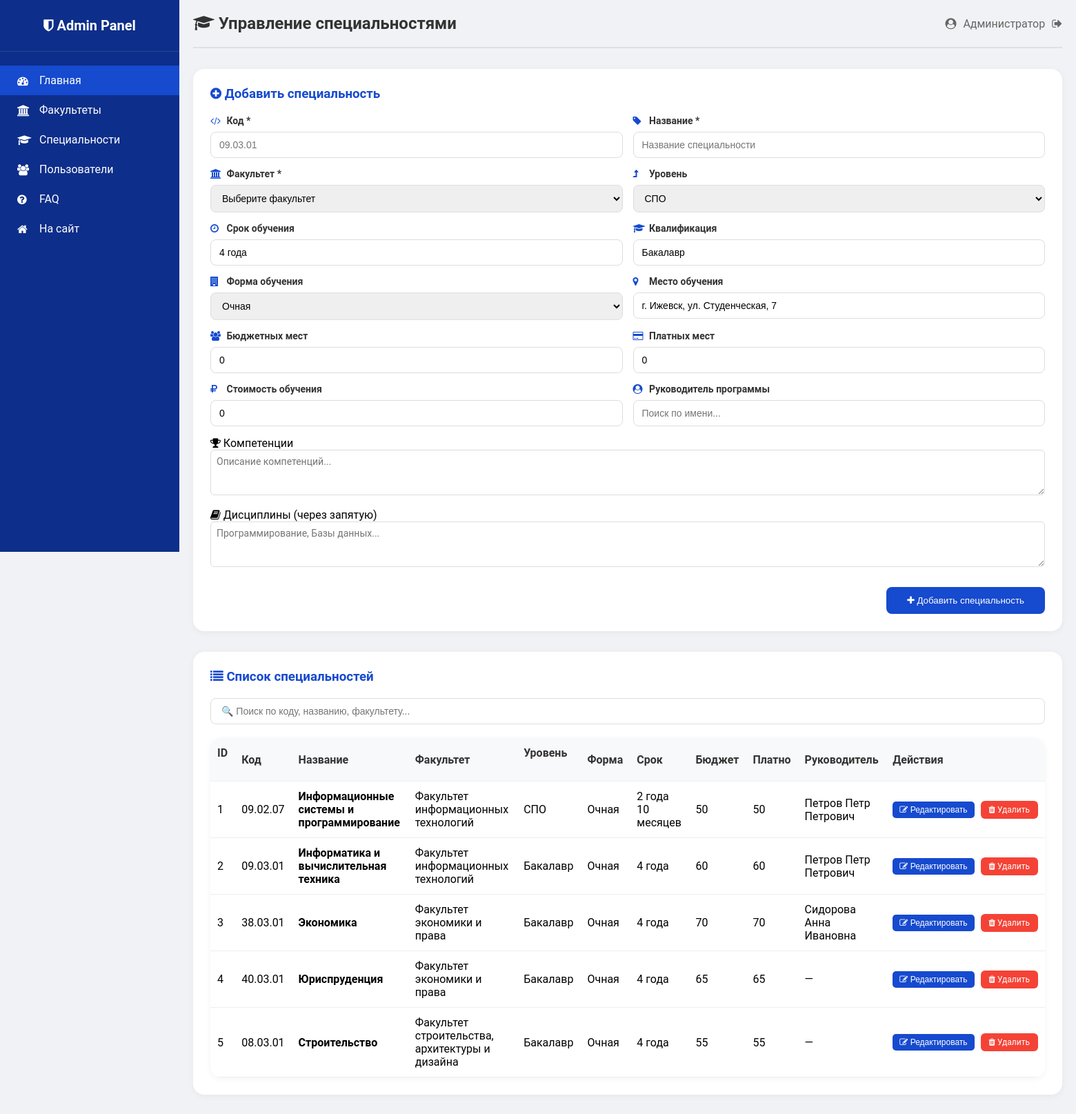
The app's page /admin/specialties (signed in) with its own data.
### app.py (models this page shows, shortened)
class User(db.Model):
    __tablename__ = 'users'
    id = db.Column(db.Integer, primary_key=True)
    email = db.Column(db.String(100), unique=True, nullable=False)
    password_hash = db.Column(db.String(200), nullable=False)
    fullname = db.Column(db.String(200))
    avatar = db.Column(db.String(500), default='/static/uploads/avatars/default.png')
    phone = db.Column(db.String(20))
    position = db.Column(db.String(200))
    bio = db.Column(db.Text)
    role = db.Column(db.String(50), default=UserRole.AUTHENTICATED)
    created_at = db.Column(db.DateTime, default=datetime.utcnow)
    updated_at = db.Column(db.DateTime, onupdate=datetime.utcnow)
    last_login = db.Column(db.DateTime)
    is_active = db.Column(db.Boolean, default=True)

class Specialty(db.Model):
    __tablename__ = 'specialties'
    id = db.Column(db.Integer, primary_key=True)
    code = db.Column(db.String(20), unique=True, nullable=False)
    name = db.Column(db.String(255), nullable=False)
    faculty_id = db.Column(db.Integer, db.ForeignKey('faculties.id'), nullable=False)
    level = db.Column(db.String(50))
    duration = db.Column(db.String(50))
    qualification = db.Column(db.String(100))
    form_of_education = db.Column(db.String(100), default='Очная')
    budget_places = db.Column(db.Integer, default=0)
    paid_places = db.Column(db.Integer, default=0)
    tuition_fee = db.Column(db.Float, default=0)
    location = db.Column(db.String(255), default='г. Ижевск, ул. Студенческая, 7')
    competencies = db.Column(db.Text)
    disciplines = db.Column(db.Text)
    head_id = db.Column(db.Integer, db.ForeignKey('users.id'))
    is_active = db.Column(db.Boolean, default=True)
    created_at = db.Column(db.DateTime, default=datetime.utcnow)
    faculty = db.relationship('Faculty', backref='specialties')
    head = db.relationship('User', backref='headed_specialties')

class Faculty(db.Model):
    __tablename__ = 'faculties'
    id = db.Column(db.Integer, primary_key=True)
    name = db.Column(db.String(200), nullable=False)
    description = db.Column(db.Text)
    image_icon = db.Column(db.String(100), default='fa-university')
    created_at = db.Column(db.DateTime, default=datetime.utcnow)

### app.py (the view)
@app.route('/admin/specialties')
@admin_required
def admin_specialties():
    return render_template('admin/specialties.html', specialties=Specialty.query.all(), faculties=Faculty.query.all(),
                           users=User.query.filter(User.role.in_(
                               [UserRole.EMPLOYEE, UserRole.TEACHER, UserRole.ADMIN, UserRole.RECTOR])).all())

### app.py (called while the page is built)
def admin_required(f):
    @wraps(f)
    def decorated_function(*args, **kwargs):
        if 'user_id' not in session:
            flash('Пожалуйста, войдите в систему', 'error')
            return redirect(url_for('login'))
        user = db.session.get(User, session['user_id'])
        if user.role != UserRole.ADMIN:
            flash('Доступ запрещён. Требуются права администратора.', 'error')
            return redirect(url_for('index'))
        return f(*args, **kwargs)
    return decorated_function

### templates/admin/specialties.html (shortened to what this page needs)
<!DOCTYPE html>
<html lang="ru">
<head>
    <link rel="stylesheet" href="https://cdnjs.cloudflare.com/ajax/libs/font-awesome/4.7.0/css/font-awesome.min.css">
    <link rel="stylesheet" href="/static/css/admin.css">
</head>
<body class="admin-page">
    <div class="admin-wrapper">
        <aside class="admin-sidebar">
            <div class="admin-logo"><i class="fa fa-shield"></i> Admin Panel</div>
            <nav class="admin-nav">
                <a href="/admin" class="active"><i class="fa fa-dashboard"></i> Главная</a>
                <a href="/admin/faculties"><i class="fa fa-university"></i> Факультеты</a>
                <a href="/admin/specialties"><i class="fa fa-graduation-cap"></i> Специальности</a>
                <a href="/admin/users"><i class="fa fa-users"></i> Пользователи</a>
                <a href="/admin/faq"><i class="fa fa-question-circle"></i> FAQ</a>
                <a href="/"><i class="fa fa-home"></i> На сайт</a>
            </nav>
        </aside>
        <main class="admin-main">
            <div class="admin-header">
                <h1><i class="fa fa-graduation-cap"></i> Управление специальностями</h1>
                <div class="admin-user">
                    <i class="fa fa-user-circle"></i>
                    <span>{{ session.user_name }}</span>
                    <a href="/logout" class="logout-btn"><i class="fa fa-sign-out"></i></a>
                </div>
            </div>
            <div class="admin-card">
                <h3><i class="fa fa-plus-circle"></i> Добавить специальность</h3>
                <form method="POST" action="/admin/specialties/add" id="addSpecialtyForm">
                    <div class="specialty-form-grid">
                        <div class="form-row">
                            <label><i class="fa fa-code"></i> Код *</label>
                            <input type="text" name="code" placeholder="09.03.01" required>
                        </div>
                        <div class="form-row">
                            <label><i class="fa fa-tag"></i> Название *</label>
                            <input type="text" name="name" placeholder="Название специальности" required>
                        </div>
                        <div class="form-row">
                            <label><i class="fa fa-university"></i> Факультет *</label>
                            <select name="faculty_id" required>
                                <option value="">Выберите факультет</option>
                            </select>
                        </div>
                        <div class="form-row">
                            <label><i class="fa fa-level-up"></i> Уровень</label>
                            <select name="level">
                                <option value="spo">СПО</option>
                            </select>
                        </div>
                        <div class="form-row">
                            <label><i class="fa fa-clock-o"></i> Срок обучения</label>
                            <input type="text" name="duration" value="4 года">
                        </div>
                        <div class="form-row">
                            <label><i class="fa fa-graduation-cap"></i> Квалификация</label>
                            <input type="text" name="qualification" value="Бакалавр">
                        </div>
                        <div class="form-row">
                            <label><i class="fa fa-building"></i> Форма обучения</label>
                            <select name="form_of_education">
                                <option value="Очная">Очная</option>
                            </select>
                        </div>
                        <div class="form-row">
                            <label><i class="fa fa-map-marker"></i> Место обучения</label>
                            <input type="text" name="location" value="г. Ижевск, ул. Студенческая, 7">
                        </div>
                        <div class="form-row">
                            <label><i class="fa fa-users"></i> Бюджетных мест</label>
                            <input type="number" name="budget_places" value="0">
                        </div>
                        <div class="form-row">
                            <label><i class="fa fa-credit-card"></i> Платных мест</label>
                            <input type="number" name="paid_places" value="0">
                        </div>
                        <div class="form-row">
                            <label><i class="fa fa-rub"></i> Стоимость обучения</label>
                            <input type="number" name="tuition_fee" value="0">
                        </div>
                        <div class="form-row">
                            <label><i class="fa fa-user-circle"></i> Руководитель программы</label>
                            <div class="search-container">
                                <input type="text" id="headSearch" class="search-input" placeholder="Поиск по имени..." autocomplete="off">
                            </div>
                        </div>
                        <div class="specialty-form-full">
                            <label><i class="fa fa-trophy"></i> Компетенции</label>
                            <textarea name="competencies" rows="3" class="form-textarea" placeholder="Описание компетенций..."></textarea>
                        </div>
                        <div class="specialty-form-full">
                            <label><i class="fa fa-book"></i> Дисциплины (через запятую)</label>
                            <textarea name="disciplines" rows="3" class="form-textarea" placeholder="Программирование, Базы данных..."></textarea>
                        </div>
                    </div>
                    <div style="margin-top: 25px; text-align: right;">
                        <button type="submit" style="padding: 12px 30px; background: #164ACF; color: #fff; border: none; border-radius: 8px; cursor: pointer;">
                            <i class="fa fa-plus"></i> Добавить специальность
                        </button>
                    </div>
                </form>
            </div>
            <div class="admin-card">
                <h3><i class="fa fa-list"></i> Список специальностей</h3>
                <div class="search-filter">
                    <input type="text" id="searchInput" class="search-input-filter" placeholder="🔍 Поиск по коду, названию, факультету...">
                </div>
                <div class="admin-table">
                    <table class="specialty-table" id="specialtiesTable">
                        <thead>
                            <tr>
                                <th class="sortable" data-sort="id">ID </th>
                                <th class="sortable" data-sort="code">Код </th>
                                <th class="sortable" data-sort="name">Название </th>
                                <th class="sortable" data-sort="faculty">Факультет </th>
                                <th class="sortable" data-sort="level">Уровень </th>
                                <th>Форма</th>
                                <th>Срок</th>
                                <th>Бюджет</th>
                                <th>Платно</th>
                                <th>Руководитель</th>
                                <th>Действия</th>
                            </tr>
                        </thead>
                        <tbody>
                            {% for s in specialties %}
                            <tr data-specialty-id="{{ s.id }}">
                                <td class="spec-id">{{ s.id }}</td>
                                <td class="spec-code">{{ s.code }}</td>
                                <td class="spec-name"><strong>{{ s.name }}</strong></td>
                                <td class="spec-faculty">{{ s.faculty.name if s.faculty else '-' }}</td>
                                <td class="spec-level">{% if s.level == 'spo' %}СПО{% elif s.level == 'bachelor' %}Бакалавр{% elif s.level == 'master' %}Магистр{% else %}Аспирант{% endif %}</td>
                                <td class="spec-form">{{ s.form_of_education }}</td>
                                <td class="spec-duration">{{ s.duration }}</td>
                                <td class="spec-budget">{{ s.budget_places }}</td>
                                <td class="spec-paid">{{ s.paid_places }}</td>
                                <td class="spec-head">{% if s.head %}{{ s.head.fullname }}{% else %}—{% endif %}</td>
                                <td class="actions-cell">
                                    <button class="btn-edit-specialty" onclick="openEditModal({{ s.id }})"><i class="fa fa-edit"></i> Редактировать</button>
                                    <a href="/admin/specialties/delete/{{ s.id }}"
                                       class="btn-danger"
                                       style="display: inline-block; margin-left: 5px;"
                                       onclick="return confirm('Удалить специальность?')">
                                        <i class="fa fa-trash"></i> Удалить
                                    </a>
                                </td>
                            </tr>
                            {% endfor %}
                        </tbody>
                    </table>
                </div>
            </div>
        </main>
    </div>
</body>
</html>

### static/css/admin.css (style rules this page uses)
* { margin:0;padding:0;box-sizing:border-box }
body { font-family:'Roboto',Arial,sans-serif;background:#f0f2f5 }
.admin-wrapper { display:flex;min-height:100vh }
.admin-sidebar { width:260px;background:#0d2e8a;color:#fff;display:flex;flex-direction:column;position:fixed;height:100vh }
.admin-logo { padding:25px;font-size:20px;font-weight:bold;border-bottom:1px solid rgba(255,255,255,0.1);text-align:center }
.admin-nav { padding:20px 0 }
.admin-nav a { display:flex;align-items:center;gap:12px;padding:12px 25px;color:#fff;text-decoration:none;transition:background 0.2s }
.admin-nav a:hover,.admin-nav a.active { background:#164ACF }
.admin-nav a i { width:20px }
.admin-main { flex:1;margin-left:260px;padding:20px }
.admin-header { display:flex;justify-content:space-between;align-items:center;margin-bottom:30px;padding-bottom:20px;border-bottom:2px solid #e0e0e0 }
.admin-header h1 { font-size:24px;color:#333 }
.admin-user { display:flex;align-items:center;gap:10px;color:#666 }
.logout-btn { color:#666;text-decoration:none }
.admin-card { background:#fff;border-radius:16px;padding:25px;margin-bottom:30px;box-shadow:0 2px 10px rgba(0,0,0,0.05) }
.admin-card h3 { margin-bottom:20px;color:#164ACF }
.admin-table { overflow-x:auto;background:#fff;border-radius:16px;box-shadow:0 2px 10px rgba(0,0,0,0.05) }
.admin-table table { width:100%;border-collapse:collapse;min-width:800px }
.admin-table th,.admin-table td { padding:12px 15px;text-align:left;border-bottom:1px solid #eee;vertical-align:middle }
.admin-table th { background:#f8f9fa;font-weight:600;color:#333 }
.actions-cell { white-space:nowrap }
.btn-edit,.btn-danger { display:inline-flex;align-items:center;gap:5px;padding:6px 12px;border-radius:6px;font-size:12px;cursor:pointer;transition:opacity 0.2s;text-decoration:none;border:none }
.btn-danger { background:#f44336;color:#fff }
#addSpecialtyForm { width: 100%; }
.specialty-form-grid { display: grid; grid-template-columns: repeat(2, 1fr); gap: 20px; margin-bottom: 0; }
.form-row { display: flex; flex-direction: column; }
.form-row label { margin-bottom: 8px; font-weight: 600; color: #333; font-size: 14px; }
.form-row label i { color: #164ACF; width: 20px; }
.form-row input, .form-row select { padding: 10px 12px; border: 1px solid #ddd; border-radius: 8px; font-size: 14px; transition: border-color 0.2s; }
.specialty-form-full { grid-column: span 2; }
.form-textarea { width: 100%; padding: 10px 12px; border: 1px solid #ddd; border-radius: 8px; font-family: inherit; resize: vertical; font-size: 14px; }

### templates/admin/specialties.html (style rules this page uses)
.specialty-form-grid { display: grid; grid-template-columns: repeat(2, 1fr); gap: 15px; }
.specialty-form-full { grid-column: span 2; }
.sortable { cursor: pointer; user-select: none; }
.search-filter { margin-bottom: 20px; }
.search-input-filter { width: 100%; padding: 10px 15px; border: 1px solid #ddd; border-radius: 8px; font-size: 14px; }
.specialty-table { width: 100%; table-layout: auto; }
.specialty-table th, .specialty-table td { padding: 12px 10px; vertical-align: middle; border-bottom: 1px solid #eee; }
.specialty-table .actions-cell { white-space: nowrap; min-width: 130px; }
.admin-table { overflow-x: auto; }
.form-textarea { width: 100%; padding: 8px; border: 1px solid #ddd; border-radius: 6px; font-family: inherit; resize: vertical; }
.search-container { position: relative; width: 100%; }
.search-input { width: 100%; padding: 10px 12px; border: 1px solid #ddd; border-radius: 8px; font-size: 14px; }
.btn-edit-specialty { background: #164ACF; color: white; border: none; padding: 5px 10px; border-radius: 5px; cursor: pointer; font-size: 12px; }

### records on screen
User: user_name "Администратор"
Specialty: id "1", code "09.02.07", name "Информационные системы и программирование", faculty "Факультет информационных технологий", level "СПО", form_of_education "Очная", duration "2 года 10 месяцев", budget_places "50", paid_places "50", head.fullname "Петров Петр Петрович"
Specialty: id "2", code "09.03.01", name "Информатика и вычислительная техника", faculty "Факультет информационных технологий", level "Бакалавр", form_of_education "Очная", duration "4 года", budget_places "60", paid_places "60", head.fullname "Петров Петр Петрович"
Specialty: id "3", code "38.03.01", name "Экономика", faculty "Факультет экономики и права", level "Бакалавр", form_of_education "Очная", duration "4 года", budget_places "70", paid_places "70", head.fullname "Сидорова Анна Ивановна"
Specialty: id "4", code "40.03.01", name "Юриспруденция", faculty "Факультет экономики и права", level "Бакалавр", form_of_education "Очная", duration "4 года", budget_places "65", paid_places "65"
Specialty: id "5", code "08.03.01", name "Строительство", faculty "Факультет строительства, архитектуры и дизайна", level "Бакалавр", form_of_education "Очная", duration "4 года", budget_places "55", paid_places "55"
